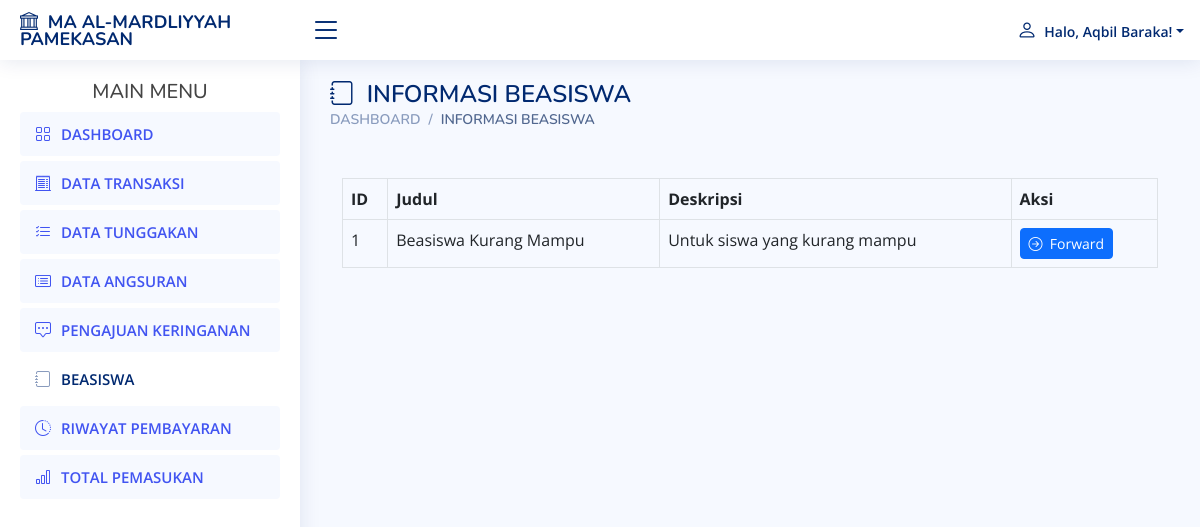
Page /petugas/beasiswa.php (signed in) on the committed database.
### tables this page shows
CREATE TABLE `petugas` (
  `id_petugas` int(11) NOT NULL,
  `username` varchar(25) NOT NULL,
  `password` varchar(32) NOT NULL,
  `nama_petugas` varchar(35) NOT NULL,
  `level` enum('admin','petugas') NOT NULL,
  `foto` varchar(255) NOT NULL
);

CREATE TABLE `beasiswa` (
  `id` int(64) NOT NULL,
  `judul` varchar(255) NOT NULL,
  `deskripsi` text NOT NULL
);

### petugas/beasiswa.php (the view, shortened to what this page needs)
<?php
require "../db.php";
$beasiswa = [];
$result = $kon->query("SELECT * FROM beasiswa WHERE judul IS NOT NULL AND judul != '' ORDER BY id ASC");
while ($row = $result->fetch_assoc()) {
    $beasiswa[] = $row;
}
?>
<!DOCTYPE html>
<html lang="en">
<head>
    <link href="../assets/vendor/bootstrap/css/bootstrap.min.css" rel="stylesheet">
    <link href="../assets/vendor/bootstrap-icons/bootstrap-icons.css" rel="stylesheet">
    <link href="../assets/vendor/boxicons/css/boxicons.min.css" rel="stylesheet">
    <link href="../assets/vendor/quill/quill.snow.css" rel="stylesheet">
    <link href="../assets/vendor/quill/quill.bubble.css" rel="stylesheet">
    <link href="../assets/vendor/remixicon/remixicon.css" rel="stylesheet">
    <link href="../assets/vendor/simple-datatables/style.css" rel="stylesheet">
    <link href="../assets/css/style.css" rel="stylesheet">
</head>
<body>
<?php require "atas.php"; ?>
<?php require "menu.php"; ?>
<main id="main" class="main">
    <div class="pagetitle">
        <h1><i class="bi bi-journal"></i>&nbsp; INFORMASI BEASISWA</h1>
        <nav>
            <ol class="breadcrumb">
                <li class="breadcrumb-item"><a href="index.php">DASHBOARD</a></li>
                <li class="breadcrumb-item active">INFORMASI BEASISWA</li>
            </ol>
        </nav>
    </div>
    <section class="section">
        <div class="container mt-5">
            <div class="row">
                <div class="col-md-12">
                    <?php if (empty($beasiswa)): ?>
                        <div class="alert alert-info">
                            Tidak ada informasi beasiswa tersedia saat ini.
                        </div>
                    <?php else: ?>
                        <table class="table table-bordered">
                            <thead>
                                <tr>
                                    <th>ID</th>
                                    <th>Judul</th>
                                    <th>Deskripsi</th>
                                    <th>Aksi</th>
                                </tr>
                            </thead>
                            <tbody>
                                <?php foreach ($beasiswa as $row): ?>
                                    <tr>
                                        <td><?= $row['id'] ?></td>
                                        <td><?= htmlspecialchars($row['judul']) ?></td>
                                        <td><?= nl2br(htmlspecialchars($row['deskripsi'])) ?></td>
                                        <td>
                                            <a href="code_beasiswa.php?id=<?= $row['id'] ?>" class="btn btn-primary btn-sm"><i class="bi bi-arrow-right-circle"></i>&nbsp; Forward</a>
                                        </td>
                                    </tr>
                                <?php endforeach; ?>
                            </tbody>
                        </table>
                    <?php endif; ?>
                </div>
            </div>
        </div>
    </section>
</main>
</body>
</html>

### petugas/atas.php (shortened to what this page needs)
<header id="header" class="header fixed-top d-flex align-items-center">
    <div class="d-flex align-items-center justify-content-between">
      <a href="index.php" class="logo d-flex align-items-center">
        <span class="d-none d-lg-block" style="font-size: 18px;"><i class="bi bi-bank"></i>&nbsp; MA AL-MARDLIYYAH PAMEKASAN</span>
      </a>
      <i class="bi bi-list toggle-sidebar-btn"></i>
    </div>
    <nav class="header-nav ms-auto">
      <ul class="d-flex align-items-center">
        <li class="nav-item dropdown pe-3">
          <a class="nav-link nav-profile d-flex align-items-center pe-0" href="#" data-bs-toggle="dropdown">
          <?php
            require "../db.php";
            $nisn = $_SESSION["petugas"];
            $query = "SELECT nama_petugas FROM petugas WHERE id_petugas = ?";
            $stmt = mysqli_prepare($kon, $query);
            mysqli_stmt_bind_param($stmt, "s", $nisn);
            mysqli_stmt_execute($stmt);
            $result = mysqli_stmt_get_result($stmt);
            $row = mysqli_fetch_assoc($result);
            if ($row) {
                $nama_petugas = $row['nama_petugas'];
            } else {
                $nama_petugas = 'Petugas Tidak Ditemukan';
            }
            ?>            <span class="d-none d-md-block dropdown-toggle ps-2"><i style="font-size: 20px" class="bi bi-person"></i>&nbsp; Halo, <?= htmlspecialchars($nama_petugas) ?>!</span>
          </a>
        </li>
      </ul>
    </nav>
  </header>

### assets/css/style.css (style rules this page uses)
:root { scroll-behavior: smooth; }
body { font-family: "Open Sans", sans-serif; background: #f6f9ff; color: #444444; }
a { color: #4154f1; text-decoration: none; }
h1, h2, h3, h4, h5, h6 { font-family: "Nunito", sans-serif; }
#main { margin-top: 60px; padding: 20px 30px; transition: all 0.3s; }
.pagetitle { margin-bottom: 10px; }
.pagetitle h1 { font-size: 24px; margin-bottom: 0; font-weight: 600; color: #012970; }
.breadcrumb { font-size: 14px; font-family: "Nunito", sans-serif; color: #899bbd; font-weight: 600; }
.breadcrumb a { color: #899bbd; transition: 0.3s; }
.breadcrumb .breadcrumb-item::before { color: #899bbd; }
.breadcrumb .active { color: #51678f; font-weight: 600; }
.logo { line-height: 1; }
@media (min-width: 1200px) { .logo { width: 280px; } }
.logo span { font-size: 26px; font-weight: 700; color: #012970; font-family: "Nunito", sans-serif; }
.header { transition: all 0.5s; z-index: 997; height: 60px; box-shadow: 0px 2px 20px rgba(1, 41, 112, 0.1); background-color: #fff; padding-left: 20px; }
.header .toggle-sidebar-btn { font-size: 32px; padding-left: 10px; cursor: pointer; color: #012970; }
.header-nav ul { list-style: none; }
.header-nav>ul { margin: 0; padding: 0; }
.header-nav .nav-profile { color: #012970; }
.header-nav .nav-profile span { font-size: 14px; font-weight: 600; }
@media (min-width: 1200px) { #main, #footer { margin-left: 300px; } }

### rows in the picture
petugas: nama_petugas "Aqbil Baraka"
beasiswa: id "1", judul "Beasiswa Kurang Mampu", deskripsi "Untuk siswa yang kurang mampu"
